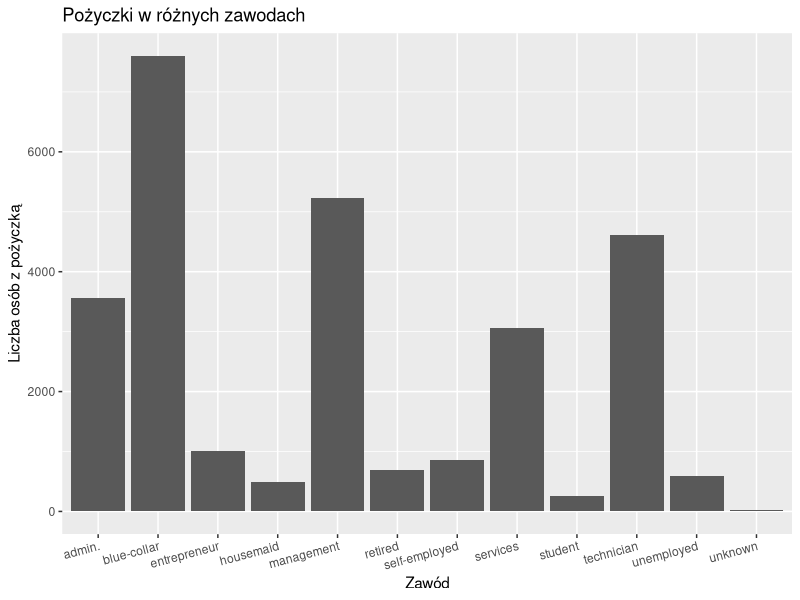
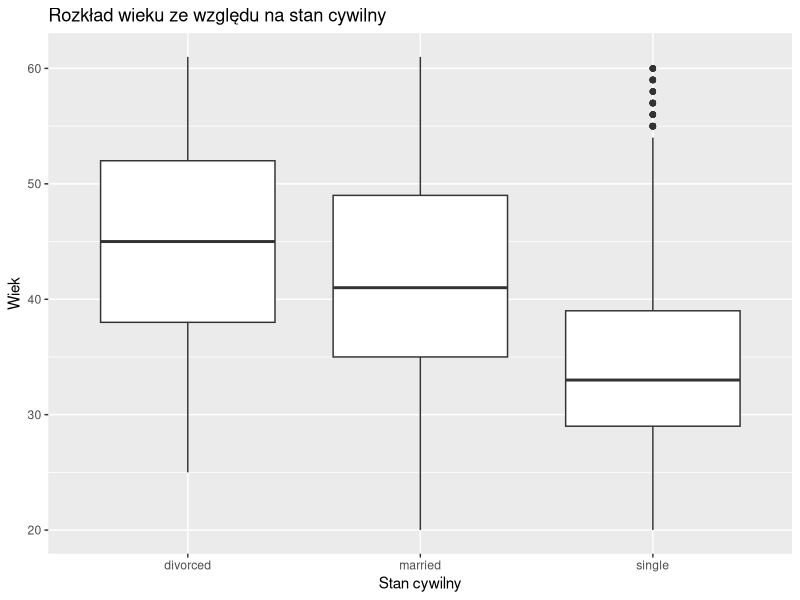
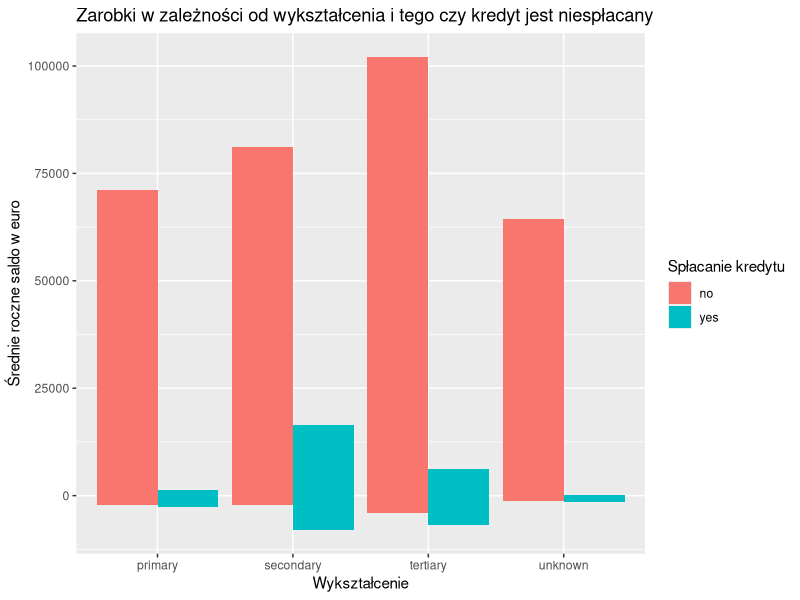
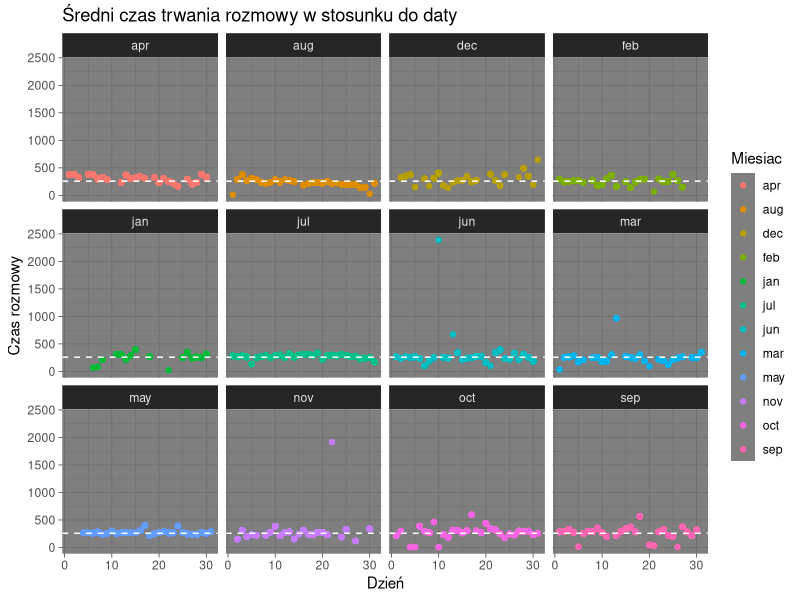
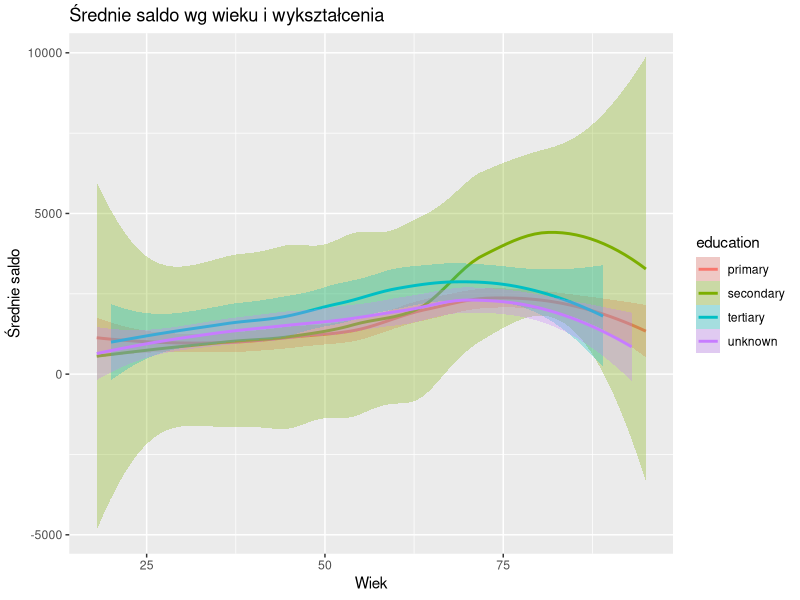
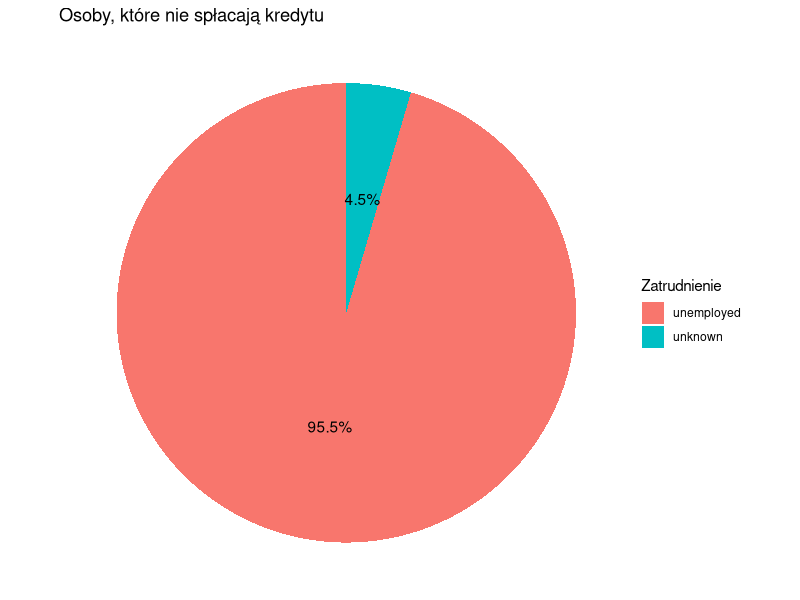
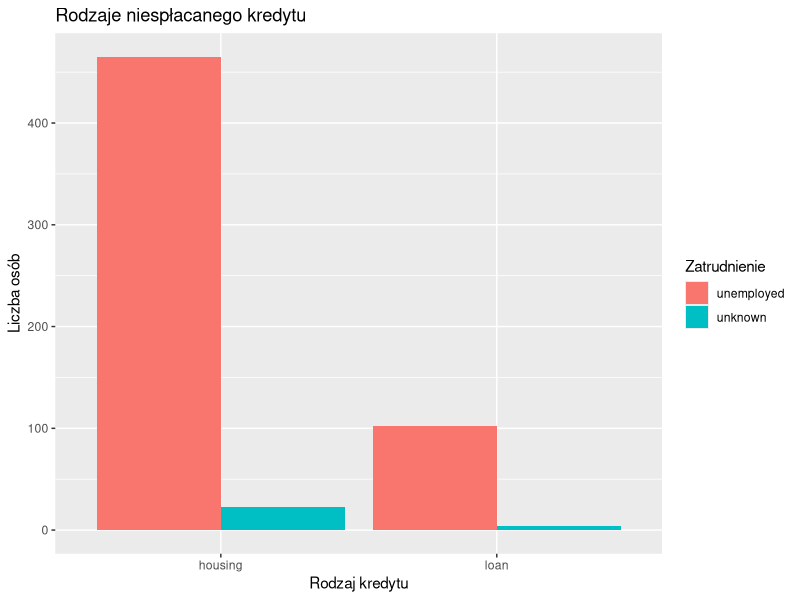

The R script that drew these images, in order:
## ---- chunk 1
knitr::opts_chunk$set(echo = TRUE)
library(dplyr)
library(ggplot2)

### Wczytanie danych
df <- read.csv("dane.csv")

## ---- chunk 2

df %>% 
  filter(loan == "yes" | housing == "yes") %>% 
  select(job) %>%
  ggplot(aes(x=job)) + geom_bar() +
  labs(title = "Pożyczki w różnych zawodach", x = "Zawód", y = "Liczba osób z pożyczką") +
  scale_x_discrete(guide = guide_axis(angle = 15))

## ---- chunk 3

df %>% 
  filter(contact == "unknown") %>% 
  ggplot(aes(x = marital, y = age)) + geom_boxplot() +
  labs(title = "Rozkład wieku ze względu na stan cywilny", x = "Stan cywilny", y = "Wiek")

## ---- chunk 4

df %>% 
  select(balance, education, default) %>% 
  ggplot(aes(x = education, y = balance, fill = default)) +
  geom_col(position = position_dodge()) +
  labs(title = "Zarobki w zależności od wykształcenia i tego czy kredyt jest niespłacany",
       x = "Wykształcenie", y = "Średnie roczne saldo w euro",
       fill = "Spłacanie kredytu")

## ---- chunk 5

df %>% 
  select(day, month, duration) %>% 
  mutate(avgDuration = mean(duration)) %>% 
  group_by(day, month) %>% 
  mutate(avgDailyDuration = mean(duration, na.rm = TRUE)) %>% 
  ungroup() %>% 
  ggplot(aes(x = day, y = avgDailyDuration, color = factor(month))) +
  geom_point() +
  geom_hline(aes(yintercept = avgDuration), color = "white", linetype = "dashed", linewidth = 0.5) +
  facet_wrap(~ month) +
  labs(title = "Średni czas trwania rozmowy w stosunku do daty", x = "Dzień", y = "Czas rozmowy",
       color = "Miesiac") +
  theme_dark()

## ---- chunk 6

df %>% 
  group_by(age, education) %>%
  summarise(mean_balance = mean(balance), .groups = "drop") %>%
  ggplot(aes(x = age, y = mean_balance, color = education, fill = education)) +
  geom_smooth(method = "loess", se = TRUE, alpha = 0.3, size = 1) +
  labs(title = "Średnie saldo wg wieku i wykształcenia", x = "Wiek", y = "Średnie saldo")

## ---- chunk 7

df1 <- df %>% 
  filter((job == "unknown" | job == "unemployed") & (loan == "yes" | housing == "yes") & (default == "no")) %>% 
  count(job) %>% 
  mutate(perc = n / sum(n) * 100, label = paste0(round(perc, 1), "%")) 
  
ggplot(df1, aes(x = "", y = n, fill = job)) + 
  geom_col(width = 1) + 
  coord_polar("y", start = 0) +
  geom_text(aes(label = label),
            position = position_stack(vjust = 0.5)) +
  labs(title = "Osoby, które nie spłacają kredytu", fill = "Zatrudnienie") + 
  theme_void()

df2 <- df %>% 
  filter((job == "unknown" | job == "unemployed") & (loan == "yes" | housing == "yes") & default == "no") %>% 
  mutate(type = ifelse(loan == "yes", "loan", ifelse(housing == "yes", "housing", "no")))

ggplot(df2, aes(x = type, fill = job)) +
  geom_bar(position = position_dodge()) + 
  labs(title = "Rodzaje niespłacanego kredytu",
       x = "Rodzaj kredytu", y = "Liczba osób", fill = "Zatrudnienie")
